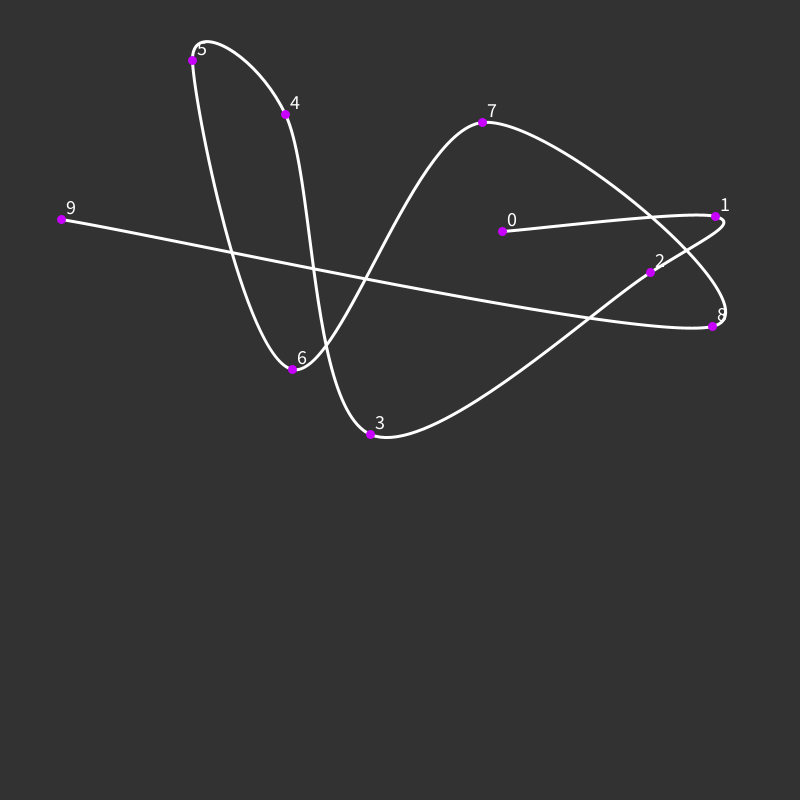
Frame 1 (no input)
Frame 60 (the mouse pressed at the canvas centre just before this capture): identical to frame 1, image omitted
Frame 120 (the mouse held since frame 60 and released just before this capture): identical to frame 1, image omitted

The Processing sketch that drew this single still picture (run headless with seeded random() and noise(); from frame 60 on, the mouse is pressed at the canvas centre):

// Processing sketch: OSIDECC_20160706_4
// ── OSIDECC_20160706_4.pde
int[] curveX=new int[10];
int[] curveY=new int[10];

void setup() {
  size(800, 800);
  generateArray();
}

void generateArray() {
  for (int i = 0; i < curveX.length; i ++) {
    curveX[i] = int(random(50, width-50));
    curveY[i] = int(random(50, height-50));
  }
}

void draw() {
  background(50);
  curveDisplay();
  curveRebuild();
}

void curveDisplay() {
  noFill();
  stroke(255);
  strokeWeight(3);
  beginShape();
  curveVertex(curveX[0], curveY[0]);
  for (int i = 0; i < curveX.length; i ++) {
    curveVertex(curveX[i], curveY[i]);
  }
  curveVertex(curveX[curveX.length-1], curveY[curveX.length-1]);
  endShape();

  stroke(200, 0, 255);
  strokeWeight(9);
  for (int i = 0; i < curveX.length; i ++) {
    point(curveX[i], curveY[i]);
    textSize(20);
    text(i, curveX[i]+5, curveY[i]-5);
  }
}

void keyPressed() {
  if (key == 'r') {
    generateArray();
  }
}

void curveRebuild() {
  for (int i = 0; i < curveX.length; i ++) {
    float mouseDistance = dist(mouseX, mouseY, curveX[i], curveY[i]);
    if (mouseDistance < 10) {
      stroke(#C4F018);
      ellipse(mouseX, mouseY, 20, 20);
      if (mousePressed) {
        curveX[i] = mouseX;
        curveY[i] = mouseY;
      }
    }
  }
}

void mousePressed() {
}
